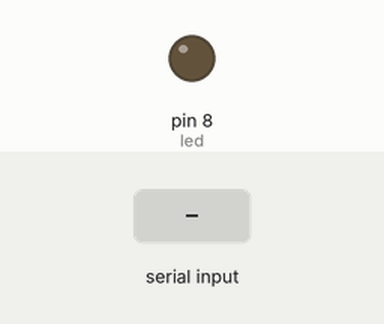
A sketch run on a simulated Arduino Uno, built with avr-gcc and run on an emulated ATmega328P. On the bench: output pins drawn as LEDs (lit = HIGH). Inputs (shaded band) come from the test bench.

Above: at 1.2 s.
1.3 s: "l" received over Serial
At 1.7 s:
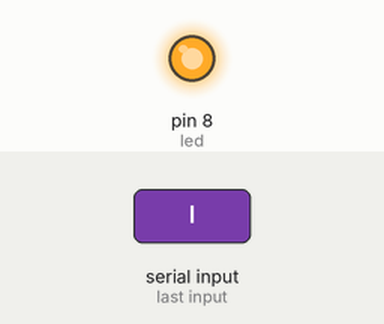
2.8 s: "d" received over Serial
At 4.1 s:
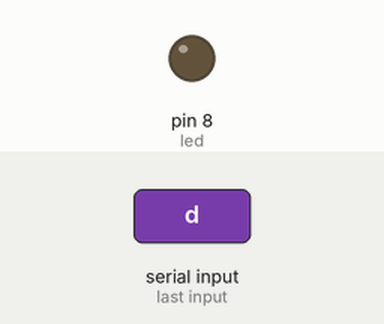
Timing chart, 0 to 5.8 s (numbered marks = the images above; inputs shaded):
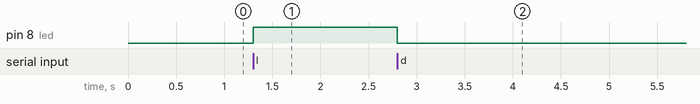

The sketch:

projeto_led-array.ino
```cpp
int led = 8;

void setup() {

  Serial.begin(9600);
  pinMode(led, OUTPUT);
}

void loop() {

  char serial = Serial.read();

  if(serial == 'l'){

    digitalWrite(8, HIGH);

  }else if(serial == 'd'){

    digitalWrite(8, LOW);
  }
}
```

Measured:
- after the input at 1.3 s, pin 8 (led): LOW → HIGH at once
- after the input at 2.8 s, pin 8 (led): HIGH → LOW at once
